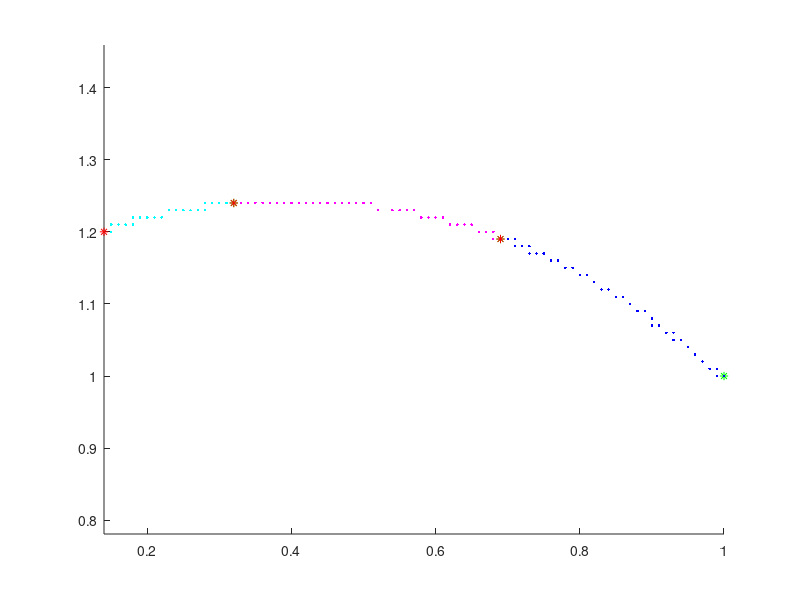

The MATLAB script that drew this image:
path =  [0.10 0.00 1.00 1.00 -1.00 0.00 0.00 0.00 0.00 ;
 0.20 0.00 1.00 1.00 -1.00 -0.00 0.00 0.00 0.00 ;
 0.30 0.00 1.00 1.00 -1.00 -0.01 0.01 0.00 0.00 ;
 0.40 0.00 0.99 1.00 -1.00 -0.01 0.01 0.00 0.00 ;
 0.50 0.00 0.99 1.00 -1.00 -0.01 0.01 0.00 0.00 ;
 0.60 0.01 0.99 1.00 -1.00 -0.02 0.01 0.00 0.00 ;
 0.70 0.01 0.99 1.00 -1.00 -0.02 0.02 0.00 0.00 ;
 0.80 0.01 0.99 1.00 -1.00 -0.02 0.02 0.00 0.00 ;
 0.90 0.01 0.99 1.00 -1.00 -0.02 0.02 0.00 0.00 ;
 1.00 0.01 0.99 1.01 -1.00 -0.02 0.02 0.00 0.00 ;
 1.10 0.02 0.98 1.01 -1.00 -0.03 0.03 0.00 0.00 ;
 1.20 0.02 0.98 1.01 -1.00 -0.03 0.03 0.00 0.00 ;
 1.30 0.03 0.98 1.01 -1.00 -0.03 0.03 0.00 0.00 ;
 1.40 0.03 0.97 1.02 -1.00 -0.04 0.03 0.00 0.00 ;
 1.50 0.04 0.97 1.02 -1.00 -0.04 0.04 0.00 0.00 ;
 1.60 0.04 0.97 1.02 -1.00 -0.04 0.04 0.00 0.00 ;
 1.70 0.04 0.97 1.02 -1.00 -0.04 0.04 0.00 0.00 ;
 1.80 0.05 0.96 1.03 -1.00 -0.05 0.04 0.00 0.00 ;
 1.90 0.05 0.96 1.03 -1.00 -0.05 0.04 0.00 0.00 ;
 2.00 0.06 0.95 1.04 -1.00 -0.05 0.05 0.00 0.00 ;
 2.10 0.07 0.95 1.04 -1.00 -0.06 0.05 0.00 0.00 ;
 2.20 0.08 0.94 1.05 -1.00 -0.06 0.05 0.00 0.00 ;
 2.30 0.08 0.93 1.05 -1.00 -0.07 0.05 0.00 0.00 ;
 2.40 0.09 0.93 1.06 -1.00 -0.07 0.06 0.00 0.00 ;
 2.50 0.09 0.93 1.06 -1.00 -0.07 0.06 0.00 0.00 ;
 2.60 0.10 0.92 1.06 -1.00 -0.07 0.06 0.00 0.00 ;
 2.70 0.11 0.91 1.07 -1.00 -0.08 0.06 0.00 0.00 ;
 2.80 0.12 0.90 1.07 -1.00 -0.08 0.06 0.00 0.00 ;
 2.90 0.13 0.90 1.08 -1.00 -0.09 0.06 0.00 0.00 ;
 3.00 0.14 0.89 1.09 -1.00 -0.09 0.06 0.00 0.00 ;
 3.10 0.15 0.88 1.09 -1.00 -0.09 0.06 0.00 0.00 ;
 3.20 0.16 0.87 1.10 -1.00 -0.10 0.07 0.00 0.00 ;
 3.30 0.16 0.87 1.10 -1.00 -0.10 0.07 0.00 0.00 ;
 3.40 0.18 0.86 1.11 -1.00 -0.10 0.06 0.00 0.00 ;
 3.50 0.19 0.85 1.11 -1.00 -0.09 0.06 0.00 0.00 ;
 3.60 0.20 0.84 1.12 -1.00 -0.09 0.06 0.00 0.00 ;
 3.70 0.21 0.83 1.12 -1.00 -0.09 0.05 0.00 0.00 ;
 3.80 0.22 0.82 1.13 -1.00 -0.08 0.05 0.00 0.00 ;
 3.90 0.23 0.82 1.13 -1.00 -0.08 0.05 0.00 0.00 ;
 4.00 0.24 0.81 1.14 -1.00 -0.08 0.04 0.00 0.00 ;
 4.10 0.24 0.81 1.14 -1.00 -0.08 0.04 0.00 0.00 ;
 4.20 0.25 0.80 1.14 -1.00 -0.07 0.04 0.00 0.00 ;
 4.30 0.25 0.79 1.15 -1.00 -0.07 0.04 0.00 0.00 ;
 4.40 0.26 0.79 1.15 -1.00 -0.07 0.03 0.00 0.00 ;
 4.50 0.27 0.78 1.15 -1.00 -0.06 0.03 0.00 0.00 ;
 4.60 0.28 0.77 1.16 -1.00 -0.06 0.03 0.00 0.00 ;
 4.70 0.28 0.77 1.16 -1.00 -0.06 0.03 0.00 0.00 ;
 4.80 0.29 0.76 1.16 -1.00 -0.05 0.03 0.00 0.00 ;
 4.90 0.29 0.76 1.16 -1.00 -0.05 0.03 0.00 0.00 ;
 5.00 0.29 0.76 1.16 -1.00 -0.05 0.02 0.00 0.00 ;
 5.10 0.30 0.75 1.17 -1.00 -0.05 0.02 0.00 0.00 ;
 5.20 0.30 0.75 1.17 -1.00 -0.04 0.02 0.00 0.00 ;
 5.30 0.31 0.74 1.17 -1.00 -0.04 0.02 0.00 0.00 ;
 5.40 0.31 0.74 1.17 -1.00 -0.03 0.02 0.00 0.00 ;
 5.50 0.32 0.74 1.17 -1.00 -0.03 0.01 0.00 0.00 ;
 5.60 0.32 0.73 1.17 -1.00 -0.03 0.01 0.00 0.00 ;
 5.70 0.32 0.73 1.17 -1.00 -0.03 0.01 0.00 0.00 ;
 5.80 0.32 0.73 1.18 -1.00 -0.02 0.01 0.00 0.00 ;
 5.90 0.33 0.73 1.18 -1.00 -0.02 0.01 0.00 0.00 ;
 6.00 0.33 0.73 1.18 -1.00 -0.02 0.01 0.00 0.00 ;
 6.10 0.33 0.72 1.18 -1.00 -0.01 0.00 0.00 0.00 ;
 6.20 0.33 0.72 1.18 -1.00 -0.01 0.00 0.00 0.00 ;
 6.30 0.33 0.72 1.18 -1.00 -0.00 0.00 0.00 0.00 ;
 6.40 0.33 0.72 1.18 -1.00 0.00 -0.00 0.00 0.00 ;
 6.50 0.33 0.72 1.18 -1.00 0.00 -0.00 0.00 0.00 ;
 6.60 0.33 0.72 1.18 -1.00 -0.00 0.00 0.00 0.00 ;
 6.70 0.33 0.72 1.18 -1.00 -0.01 0.00 0.00 0.00 ;
 6.80 0.33 0.72 1.18 -1.00 -0.01 0.00 0.00 0.00 ;
 6.90 0.33 0.72 1.18 -1.00 -0.02 0.01 0.00 0.00 ;
 7.00 0.34 0.72 1.18 -1.00 -0.02 0.01 0.00 0.00 ;
 7.10 0.34 0.72 1.18 -1.00 -0.02 0.01 0.00 0.00 ;
 7.20 0.34 0.71 1.18 -1.00 -0.03 0.01 0.00 0.00 ;
 7.30 0.34 0.71 1.18 -1.00 -0.03 0.01 0.00 0.00 ;
 7.40 0.34 0.71 1.18 -1.00 -0.02 0.01 0.00 0.00 ;
 7.50 0.35 0.71 1.18 -1.00 -0.02 0.01 0.00 0.00 ;
 7.60 0.35 0.71 1.19 -1.00 -0.02 0.01 0.00 0.00 ;
 7.70 0.35 0.71 1.19 -1.00 -0.01 0.00 0.00 0.00 ;
 7.80 0.35 0.70 1.19 -1.00 -0.01 0.00 0.00 0.00 ;
 7.90 0.35 0.70 1.19 -1.00 -0.00 0.00 0.00 0.00 ;
 8.00 0.35 0.70 1.19 -1.00 0.00 -0.00 0.00 0.00 ;
 8.10 0.35 0.70 1.19 -1.00 0.00 -0.00 0.00 0.00 ;
 8.20 0.35 0.70 1.19 -1.00 -0.00 0.00 0.00 0.00 ;
 8.30 0.35 0.70 1.19 -1.00 -0.01 0.00 0.00 0.00 ;
 8.40 0.35 0.70 1.19 -1.00 -0.01 0.00 0.00 0.00 ;
 8.50 0.35 0.70 1.19 -1.00 -0.02 0.01 0.00 0.00 ;
 8.60 0.36 0.70 1.19 -1.00 -0.02 0.01 0.00 0.00 ;
 8.70 0.36 0.70 1.19 -1.00 -0.02 0.01 0.00 0.00 ;
 8.80 0.36 0.69 1.19 -1.00 -0.03 0.01 0.00 0.00 ];

path2 = [0.10 0.00 0.69 1.19 -1.00 0.00 0.00 0.00 0.00 ;
 0.20 0.00 0.69 1.19 -1.00 -0.00 0.00 0.00 0.00 ;
 0.30 0.00 0.69 1.19 -1.00 -0.01 0.00 0.00 0.00 ;
 0.40 0.00 0.69 1.19 -1.00 -0.01 0.00 0.00 0.00 ;
 0.50 0.00 0.69 1.19 -1.00 -0.02 0.01 0.00 0.00 ;
 0.60 0.01 0.69 1.19 -1.00 -0.02 0.01 0.00 0.00 ;
 0.70 0.01 0.69 1.19 -1.00 -0.02 0.01 0.00 0.00 ;
 0.80 0.01 0.69 1.19 -1.00 -0.03 0.01 0.00 0.00 ;
 0.90 0.01 0.69 1.19 -1.00 -0.03 0.01 0.00 0.00 ;
 1.00 0.01 0.68 1.19 -1.00 -0.03 0.01 0.00 0.00 ;
 1.10 0.02 0.68 1.20 -1.00 -0.04 0.01 0.00 0.00 ;
 1.20 0.02 0.68 1.20 -1.00 -0.04 0.01 0.00 0.00 ;
 1.30 0.03 0.67 1.20 -1.00 -0.04 0.01 0.00 0.00 ;
 1.40 0.03 0.67 1.20 -1.00 -0.05 0.02 0.00 0.00 ;
 1.50 0.04 0.66 1.20 -1.00 -0.05 0.02 0.00 0.00 ;
 1.60 0.04 0.66 1.20 -1.00 -0.06 0.02 0.00 0.00 ;
 1.70 0.04 0.66 1.20 -1.00 -0.06 0.02 0.00 0.00 ;
 1.80 0.05 0.65 1.21 -1.00 -0.06 0.02 0.00 0.00 ;
 1.90 0.05 0.64 1.21 -1.00 -0.06 0.02 0.00 0.00 ;
 2.00 0.06 0.64 1.21 -1.00 -0.07 0.02 0.00 0.00 ;
 2.10 0.07 0.63 1.21 -1.00 -0.07 0.02 0.00 0.00 ;
 2.20 0.08 0.62 1.21 -1.00 -0.08 0.02 0.00 0.00 ;
 2.30 0.08 0.61 1.22 -1.00 -0.08 0.02 0.00 0.00 ;
 2.40 0.09 0.61 1.22 -1.00 -0.09 0.02 0.00 0.00 ;
 2.50 0.09 0.61 1.22 -1.00 -0.09 0.02 0.00 0.00 ;
 2.60 0.10 0.60 1.22 -1.00 -0.09 0.02 0.00 0.00 ;
 2.70 0.11 0.59 1.22 -1.00 -0.09 0.02 0.00 0.00 ;
 2.80 0.12 0.58 1.22 -1.00 -0.10 0.02 0.00 0.00 ;
 2.90 0.13 0.57 1.23 -1.00 -0.10 0.02 0.00 0.00 ;
 3.00 0.14 0.56 1.23 -1.00 -0.11 0.02 0.00 0.00 ;
 3.10 0.15 0.55 1.23 -1.00 -0.11 0.02 0.00 0.00 ;
 3.20 0.16 0.54 1.23 -1.00 -0.12 0.02 0.00 0.00 ;
 3.30 0.16 0.54 1.23 -1.00 -0.12 0.02 0.00 0.00 ;
 3.40 0.18 0.52 1.23 -1.00 -0.11 0.02 0.00 0.00 ;
 3.50 0.19 0.51 1.24 -1.00 -0.11 0.01 0.00 0.00 ;
 3.60 0.20 0.50 1.24 -1.00 -0.10 0.01 0.00 0.00 ;
 3.70 0.21 0.49 1.24 -1.00 -0.10 0.01 0.00 0.00 ;
 3.80 0.22 0.48 1.24 -1.00 -0.10 0.01 0.00 0.00 ;
 3.90 0.23 0.47 1.24 -1.00 -0.09 0.01 0.00 0.00 ;
 4.00 0.24 0.46 1.24 -1.00 -0.09 0.01 0.00 0.00 ;
 4.10 0.24 0.46 1.24 -1.00 -0.09 0.01 0.00 0.00 ;
 4.20 0.25 0.46 1.24 -1.00 -0.08 0.01 0.00 0.00 ;
 4.30 0.25 0.45 1.24 -1.00 -0.08 0.00 0.00 0.00 ;
 4.40 0.26 0.44 1.24 -1.00 -0.08 0.00 0.00 0.00 ;
 4.50 0.27 0.43 1.24 -1.00 -0.07 0.00 0.00 0.00 ;
 4.60 0.28 0.42 1.24 -1.00 -0.07 0.00 0.00 0.00 ;
 4.70 0.28 0.42 1.24 -1.00 -0.06 0.00 0.00 0.00 ;
 4.80 0.29 0.41 1.24 -1.00 -0.06 0.00 0.00 0.00 ;
 4.90 0.29 0.41 1.24 -1.00 -0.06 0.00 0.00 0.00 ;
 5.00 0.29 0.41 1.24 -1.00 -0.05 0.00 0.00 0.00 ;
 5.10 0.30 0.40 1.24 -1.00 -0.05 0.00 0.00 0.00 ;
 5.20 0.30 0.40 1.24 -1.00 -0.05 -0.00 0.00 0.00 ;
 5.30 0.31 0.39 1.24 -1.00 -0.04 -0.00 0.00 0.00 ;
 5.40 0.31 0.39 1.24 -1.00 -0.04 -0.00 0.00 0.00 ;
 5.50 0.32 0.38 1.24 -1.00 -0.03 -0.00 0.00 0.00 ;
 5.60 0.32 0.38 1.24 -1.00 -0.03 -0.00 0.00 0.00 ;
 5.70 0.32 0.38 1.24 -1.00 -0.03 -0.00 0.00 0.00 ;
 5.80 0.32 0.38 1.24 -1.00 -0.03 -0.00 0.00 0.00 ;
 5.90 0.33 0.37 1.24 -1.00 -0.04 -0.00 0.00 0.00 ;
 6.00 0.33 0.37 1.24 -1.00 -0.04 -0.00 0.00 0.00 ;
 6.10 0.34 0.37 1.24 -1.00 -0.05 -0.00 0.00 0.00 ;
 6.20 0.34 0.36 1.24 -1.00 -0.05 -0.00 0.00 0.00 ;
 6.30 0.35 0.36 1.24 -1.00 -0.05 -0.00 0.00 0.00 ;
 6.40 0.35 0.35 1.24 -1.00 -0.06 -0.00 0.00 0.00 ;
 6.50 0.35 0.35 1.24 -1.00 -0.06 -0.00 0.00 0.00 ;
 6.60 0.36 0.34 1.24 -1.00 -0.05 -0.00 0.00 0.00 ;
 6.70 0.36 0.34 1.24 -1.00 -0.05 -0.00 0.00 0.00 ;
 6.80 0.37 0.33 1.24 -1.00 -0.05 -0.00 0.00 0.00 ;
 6.90 0.37 0.33 1.24 -1.00 -0.04 -0.00 0.00 0.00 ;
 7.00 0.38 0.33 1.24 -1.00 -0.04 -0.00 0.00 0.00 ;
 7.10 0.38 0.32 1.24 -1.00 -0.03 -0.00 0.00 0.00 ;
 7.20 0.38 0.32 1.24 -1.00 -0.03 -0.00 0.00 0.00 ];
 
path3 =  [0.10 0.00 0.32 1.24 -1.00 0.00 0.00 0.00 0.00 ;
 0.20 0.00 0.32 1.24 -1.00 -0.00 -0.00 0.00 0.00 ;
 0.30 0.00 0.32 1.24 -1.00 -0.01 -0.00 0.00 0.00 ;
 0.40 0.00 0.32 1.24 -1.00 -0.01 -0.00 0.00 0.00 ;
 0.50 0.00 0.32 1.24 -1.00 -0.02 -0.00 0.00 0.00 ;
 0.60 0.01 0.31 1.24 -1.00 -0.02 -0.00 0.00 0.00 ;
 0.70 0.01 0.31 1.24 -1.00 -0.03 -0.00 0.00 0.00 ;
 0.80 0.01 0.31 1.24 -1.00 -0.03 -0.00 0.00 0.00 ;
 0.90 0.01 0.31 1.24 -1.00 -0.03 -0.00 0.00 0.00 ;
 1.00 0.01 0.31 1.24 -1.00 -0.03 -0.00 0.00 0.00 ;
 1.10 0.02 0.30 1.24 -1.00 -0.04 -0.00 0.00 0.00 ;
 1.20 0.02 0.30 1.24 -1.00 -0.04 -0.01 0.00 0.00 ;
 1.30 0.03 0.29 1.24 -1.00 -0.05 -0.01 0.00 0.00 ;
 1.40 0.03 0.29 1.24 -1.00 -0.05 -0.01 0.00 0.00 ;
 1.50 0.04 0.28 1.24 -1.00 -0.05 -0.01 0.00 0.00 ;
 1.60 0.04 0.28 1.23 -1.00 -0.06 -0.01 0.00 0.00 ;
 1.70 0.04 0.28 1.23 -1.00 -0.06 -0.01 0.00 0.00 ;
 1.80 0.05 0.27 1.23 -1.00 -0.06 -0.01 0.00 0.00 ;
 1.90 0.05 0.27 1.23 -1.00 -0.07 -0.01 0.00 0.00 ;
 2.00 0.06 0.26 1.23 -1.00 -0.07 -0.01 0.00 0.00 ;
 2.10 0.07 0.25 1.23 -1.00 -0.07 -0.01 0.00 0.00 ;
 2.20 0.08 0.24 1.23 -1.00 -0.08 -0.01 0.00 0.00 ;
 2.30 0.08 0.24 1.23 -1.00 -0.08 -0.02 0.00 0.00 ;
 2.40 0.09 0.23 1.23 -1.00 -0.09 -0.02 0.00 0.00 ;
 2.50 0.09 0.23 1.23 -1.00 -0.09 -0.02 0.00 0.00 ;
 2.60 0.10 0.22 1.22 -1.00 -0.08 -0.02 0.00 0.00 ;
 2.70 0.11 0.21 1.22 -1.00 -0.08 -0.02 0.00 0.00 ;
 2.80 0.12 0.20 1.22 -1.00 -0.07 -0.02 0.00 0.00 ;
 2.90 0.12 0.20 1.22 -1.00 -0.07 -0.02 0.00 0.00 ;
 3.00 0.13 0.19 1.22 -1.00 -0.07 -0.02 0.00 0.00 ;
 3.10 0.14 0.18 1.22 -1.00 -0.06 -0.02 0.00 0.00 ;
 3.20 0.14 0.18 1.21 -1.00 -0.06 -0.02 0.00 0.00 ;
 3.30 0.14 0.18 1.21 -1.00 -0.06 -0.02 0.00 0.00 ;
 3.40 0.15 0.17 1.21 -1.00 -0.05 -0.01 0.00 0.00 ;
 3.50 0.16 0.17 1.21 -1.00 -0.05 -0.01 0.00 0.00 ;
 3.60 0.16 0.16 1.21 -1.00 -0.04 -0.01 0.00 0.00 ;
 3.70 0.16 0.16 1.21 -1.00 -0.04 -0.01 0.00 0.00 ;
 3.80 0.17 0.15 1.21 -1.00 -0.04 -0.01 0.00 0.00 ;
 3.90 0.17 0.15 1.21 -1.00 -0.03 -0.01 0.00 0.00 ;
 4.00 0.18 0.15 1.20 -1.00 -0.03 -0.01 0.00 0.00 ;
 4.10 0.18 0.15 1.20 -1.00 -0.03 -0.01 0.00 0.00 ;
 4.20 0.18 0.14 1.20 -1.00 -0.02 -0.01 0.00 0.00 ;
 4.30 0.18 0.14 1.20 -1.00 -0.02 -0.01 0.00 0.00 ;
 4.40 0.18 0.14 1.20 -1.00 -0.02 -0.01 0.00 0.00 ;
 4.50 0.18 0.14 1.20 -1.00 -0.01 -0.00 0.00 0.00 ;
 4.60 0.19 0.14 1.20 -1.00 -0.01 -0.00 0.00 0.00 ;
 4.70 0.19 0.14 1.20 -1.00 -0.00 -0.00 0.00 0.00 ;
 4.80 0.19 0.14 1.20 -1.00 0.00 0.00 0.00 0.00 ];

[h1,~] = size(path);
[h2,~] = size(path2);
[h3,~] = size(path3);

hold on
axis equal
plot3(path(1,3),path(1,4),path(1,5),'g*')
plot3(path2(1,3),path2(1,4),path2(1,5),'g*')
plot3(path3(1,3),path3(1,4),path3(1,5),'g*')

for i = 1:h1
   plot3(path(i,3),path(i,4),path(i,5),'b.'); 
end
for i = 1:h2
   plot3(path2(i,3),path2(i,4),path2(i,5),'m.'); 
end
for i = 1:h3
   plot3(path3(i,3),path3(i,4),path3(i,5),'c.'); 
end

plot3(path(end,3),path(end,4),path(end,5),'r*')
plot3(path2(end,3),path2(end,4),path2(end,5),'r*')
plot3(path3(end,3),path3(end,4),path3(end,5),'r*')